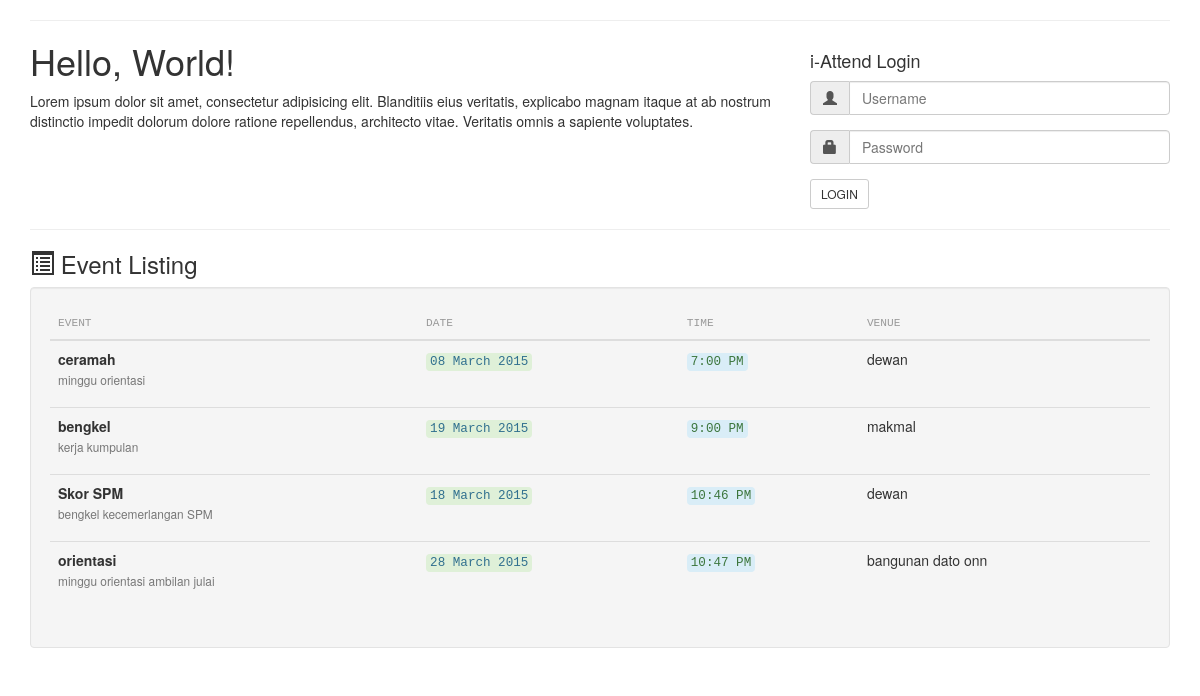
The page / on the database its author committed.
### tables this page shows
CREATE TABLE `event` (
  `id` int(11) NOT NULL AUTO_INCREMENT,
  `name` varchar(50) DEFAULT NULL,
  `descp` varchar(255) DEFAULT NULL,
  `venue` varchar(255) DEFAULT NULL,
  `day` date DEFAULT NULL,
  `time` time DEFAULT NULL,
  PRIMARY KEY (`id`)
);

### php/event.php (the view, shortened to what this page needs)
<?php
function eventRead($input){
	$sql = "SELECT id,`name`,descp,venue,DATE_FORMAT(`day`,'%d %M %Y') AS day,TIME_FORMAT(`time`,'%l:%i %p') AS time FROM event";
	$dbc = Database();
	$qry = $dbc->prepare($sql);
	$qry->execute();
	$rows = $qry->fetchAll(PDO::FETCH_ASSOC);
	if($input == 'ret'){
		return $rows;
	}
}
function eventList(){
	$buff = '';
	$res = eventRead('ret');
	foreach($res as $row){
		$buff.="<tr>
		<td><p><strong>".$row['name']."</strong><br><small class=\"text-muted\">".$row['descp']."</small></p></td>
		<td><code class=\"bg-success text-info\">".$row['day']."</code></td>
		<td><code class=\"bg-info text-success\">".$row['time']."</code></td>
		<td>".$row['venue']."</td></tr>";
	}
	echo $buff;
}

### index.php (shortened to what this page needs)
<!DOCTYPE html>
<html>
<head>
	<link rel="stylesheet" type="text/css" href="static/vendor/bootstrap.css">
	<link rel="stylesheet" type="text/css" href="static/css/iattend.css">
</head>
<body>
	<div class="container">
		<hr>
		<div class="row">
			<div class="col-md-8">
				<h1 style="margin-top:0">Hello, World!</h1>
				<p>Lorem ipsum dolor sit amet, consectetur adipisicing elit. Blanditiis eius veritatis, explicabo magnam itaque at ab nostrum distinctio impedit dolorum dolore ratione repellendus, architecto vitae. Veritatis omnis a sapiente voluptates.</p>
			</div>
			<div class="col-md-4">
				<h4>i-Attend Login</h4>
				<form name="login" action="php/router.php" method="POST">
					<div class="form-group">
						<div class="input-group">
							<span class="input-group-addon"><span class="glyphicon glyphicon-user"></span></span>
							<input type="text" name="username" class="form-control" placeholder="Username">
						</div>
					</div>
					<div class="form-group">
						<div class="input-group">
							<span class="input-group-addon"><span class="glyphicon glyphicon-lock"></span></span>
							<input type="password" name="password" class="form-control" placeholder="Password">
						</div>
					</div>
					<input type="submit" class="btn btn-default btn-sm" value="LOGIN">
				</form>
			</div>
		</div>
		<hr>
		<div class="">
			<h3><span class="glyphicon glyphicon-list-alt"></span> Event Listing</h3>
			<div class="well table-responsive">
				<table class="table">
					<thead>
						<tr>
							<th>Event</th>
							<th>Date</th>
							<th>Time</th>
							<th>Venue</th>
						</tr>
					</thead>
					<tbody>
						<?php include('php/database.php'); include('php/event.php'); eventList(); ?>
					</tbody>
				</table>
			</div>
		</div>
	</div>
</body>
</html>

### static/css/iattend.css (style rules this page uses)
.table thead th { font-family: 'Menlo', monospace; font-weight: normal; font-size: 0.8em; color: #999; text-transform: uppercase; }
.table tbody td:first-child { max-width: 400px; }

### rows shown on the page
event: name "ceramah", descp "minggu orientasi", day "08 March 2015", time "7:00 PM", venue "dewan"
event: name "bengkel", descp "kerja kumpulan", day "19 March 2015", time "9:00 PM", venue "makmal"
event: name "Skor SPM", descp "bengkel kecemerlangan SPM", day "18 March 2015", time "10:46 PM", venue "dewan"
event: name "orientasi", descp "minggu orientasi ambilan julai", day "28 March 2015", time "10:47 PM", venue "bangunan dato onn"
